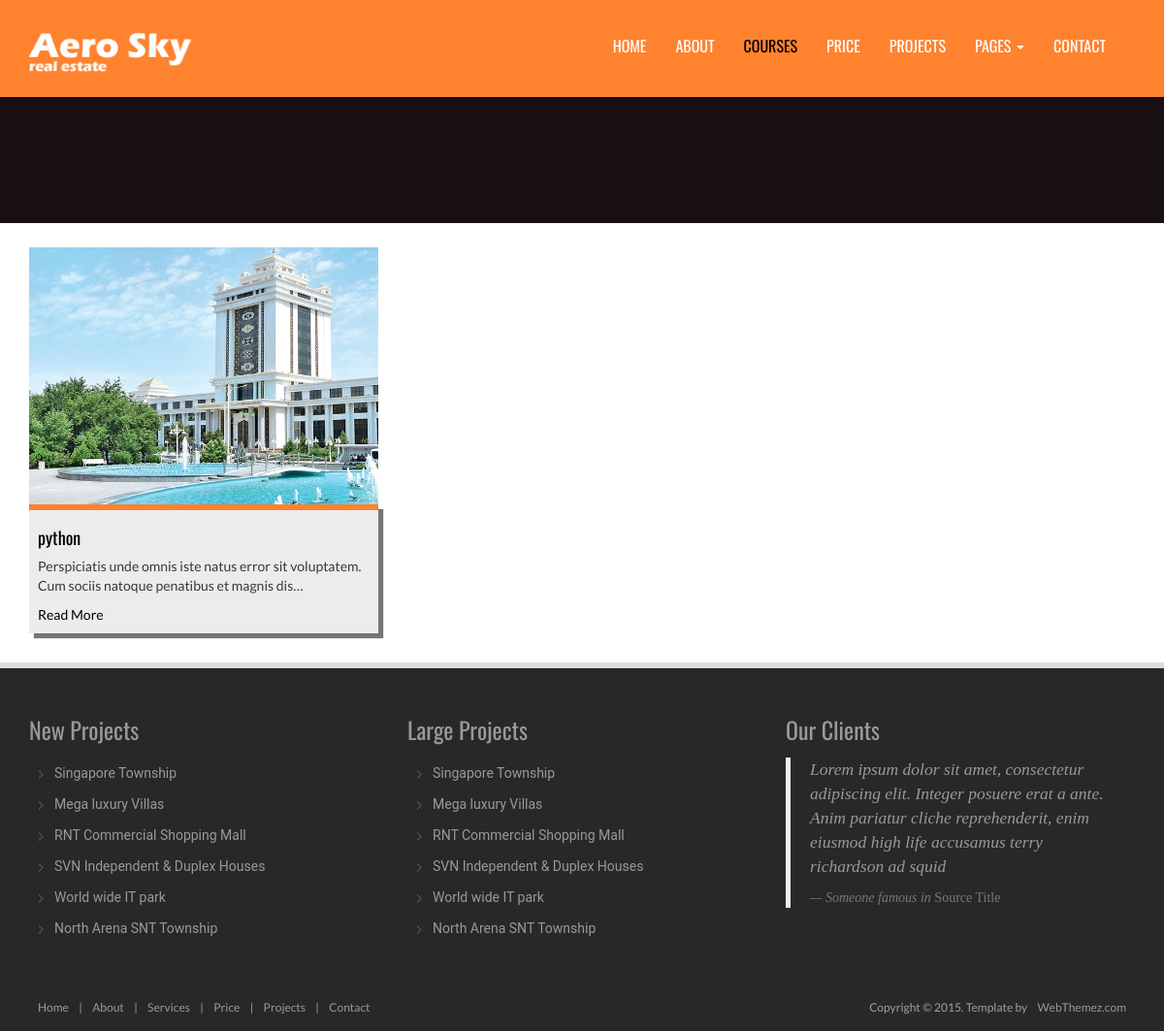
Page /courses/categories/python on the committed database.
### courses/models.py (models this page shows, shortened)
class Course(models.Model):
    name = models.CharField(max_length=200, unique=True, verbose_name="Kurs ady", help_text="kurs adyny yazyn")
    category = models.ForeignKey(Category, null=True, on_delete=models.DO_NOTHING)
    tags = models.ManyToManyField(Tag, blank=True, null=True)
    description = models.TextField(blank=True, null=True)
    image = models.ImageField(upload_to="courses/%Y/%m/%d/", default="courses/1.jpg")
    date = models.DateTimeField(auto_now=True)
    available = models.BooleanField(default=True)

### courses/views.py (the view)
# urls.py: path('categories/<slug:category_slug>',views.category_detail, name='courses_by_category.html'),
def category_detail(request, category_slug ):
    courses = Course.objects.all().filter(category__slug = category_slug)
    categories = Category.objects.all()
    context = {
        'courses' : courses,
        'categories' : categories
    }
    return render(request, 'courses.html' , context)

### templates/courses.html
{% extends 'partials/base.html' %}
{% load static %}
{% block content %}
<header id="head" class="secondary">
	<div class="container">
		<div class="row">
			<div class="col-sm-8">
				<h1>Services</h1>
			</div>
		</div>
	</div>
</header>
<div class="container">
	<div class="row offs1">
		{% for course in courses %}
		<div class="col-md-4 col-sm-6 col-xs-12 ">
			<div class="thumbnail thumbnail4">
				<img src="{{course.image.url}}" alt="", style="height: 7cm; width: 10cm;" >
				<div class="caption">
					<h4>
						<a href="{% url 'course_detail.html' course.category.slug course.id %}">
							{{course.name}}
						</a>
					</h4>
					<p>
						{{course.description | truncatechars:100}}
					</p>
					<a href="#" data-title="Read More" class="btn-link"><span>Read More</span></a>
				</div>
			</div>
		</div>
		{% endfor %}
	</div>
</div>
<section class="btm-section secpadding">
	<div class="container">
		<div class="row">
			<div class="col-md-4">
				<div class="title-box clearfix ">
					<h3 class="title-box_primary">New Projects</h3>
				</div>
				<div class="list styled custom-list">
					<ul>
						<li><a title="Snatoque penatibus et magnis dis partu rient montes ascetur ridiculus mus."
								href="#">Singapore Township</a></li>
						<li><a title="Fusce feugiat malesuada odio. Morbi nunc odio gravida at cursus nec luctus."
								href="#">Mega luxury Villas</a></li>
						<li><a title="Penatibus et magnis dis parturient montes ascetur ridiculus mus." href="#">RNT
								Commercial Shopping Mall</a></li>
						<li><a title="Morbi nunc odio gravida at cursus nec luctus a lorem. Maecenas tristique orci."
								href="#">SVN Independent & Duplex Houses</a></li>
						<li><a title="Snatoque penatibus et magnis dis partu rient montes ascetur ridiculus mus."
								href="#">World wide IT park</a></li>
						<li><a title="Fusce feugiat malesuada odio. Morbi nunc odio gravida at cursus nec luctus."
								href="#">North Arena SNT Township</a></li>
					</ul>
				</div>
			</div>
			<div class="col-md-4">
				<div class="title-box clearfix ">
					<h3 class="title-box_primary">Large Projects</h3>
				</div>
				<div class="list styled custom-list">
					<ul>
						<li><a title="Snatoque penatibus et magnis dis partu rient montes ascetur ridiculus mus."
								href="#">Singapore Township</a></li>
						<li><a title="Fusce feugiat malesuada odio. Morbi nunc odio gravida at cursus nec luctus."
								href="#">Mega luxury Villas</a></li>
						<li><a title="Penatibus et magnis dis parturient montes ascetur ridiculus mus." href="#">RNT
								Commercial Shopping Mall</a></li>
						<li><a title="Morbi nunc odio gravida at cursus nec luctus a lorem. Maecenas tristique orci."
								href="#">SVN Independent & Duplex Houses</a></li>
						<li><a title="Snatoque penatibus et magnis dis partu rient montes ascetur ridiculus mus."
								href="#">World wide IT park</a></li>
						<li><a title="Fusce feugiat malesuada odio. Morbi nunc odio gravida at cursus nec luctus."
								href="#">North Arena SNT Township</a></li>
					</ul>
				</div>
			</div>
			<div class="col-md-4">
				<div class="title-box clearfix ">
					<h3 class="title-box_primary">Our Clients</h3>
				</div>
				<blockquote class="blockquote-1">
					<p>Lorem ipsum dolor sit amet, consectetur adipiscing elit. Integer posuere erat a ante. Anim
						pariatur cliche reprehenderit, enim eiusmod high life accusamus terry richardson ad squid</p>
					<small>Someone famous in <cite title="Source Title">Source Title</cite></small>
				</blockquote>
			</div>
		</div>
	</div>
</section>
{% endblock %}

### pages/static/assets/css/style.css (style rules this page uses)
body { font-family: 'Lato', sans-serif; font-weight: normal; }
h1, h2, h3, h4, h5, h6 { font-weight: normal; font-family: 'Oswald', sans-serif; }
h1, .h1, h2, .h2, h3, .h3 { margin-bottom: 15px; }
blockquote { font-style: italic; font-family: Georgia; color: #999; margin: 0px 0 0px; padding: 0px 20px; }
#head { background-size: cover; height: 750px; text-align: center; color: white; font-weight: 300; position: relative; background-position-x: center; }
#head.secondary { height: 100px; min-height: 100px; padding-top: 0px; }
ul, .list.custom-list ul { margin: 0 0 11px; list-style-type: none; padding-left: 10px; }
.list.custom-list ul li { margin: 0; padding: 6px 0 6px 16px; position: relative; background: url(../images/arrow.png) no-repeat 0 -78px; }
.list.custom-list ul li a { font: 14px/1.2em 'Roboto', sans-serif; color: #999999; text-transform: none; display: inline; position: relative; }
.thumbnail { position: relative; margin: 0; border-radius: 0; box-shadow: none; border: none; padding: 0; background: none; }
.thumbnail .caption { color: #383838; background: #ECECEC; border-top: 6px solid #FF822F; box-shadow: 5px 5px 1px rgba(0, 0, 0, 0.54); }
.thumbnail .caption a { font: 20px; color: #000000; }
.thumbnail>img, .thumbnail a>img { margin-right: auto; margin-left: auto; width: 100%; }
img { max-width: 100%; }
.secpadding { padding: 15px 0; }
.btm-section { background: #282828; margin-top: 30px; padding: 30px 0; margin-bottom: -40px; color: #999; border-top: 6px solid #DCDCDC; }
#head.secondary { height: 230px; min-height: 100px; padding-top: 0px; background: #181015 url(../images/bg_header.jpg) 0px -761px no-repeat; background-size: cover; text-align: left; margin-bottom: 25px; }

### rows in the picture
Course: image (picture), name "python", description "Perspiciatis unde omnis iste natus error sit voluptatem. Cum sociis natoque penatibus et magnis dis…"
